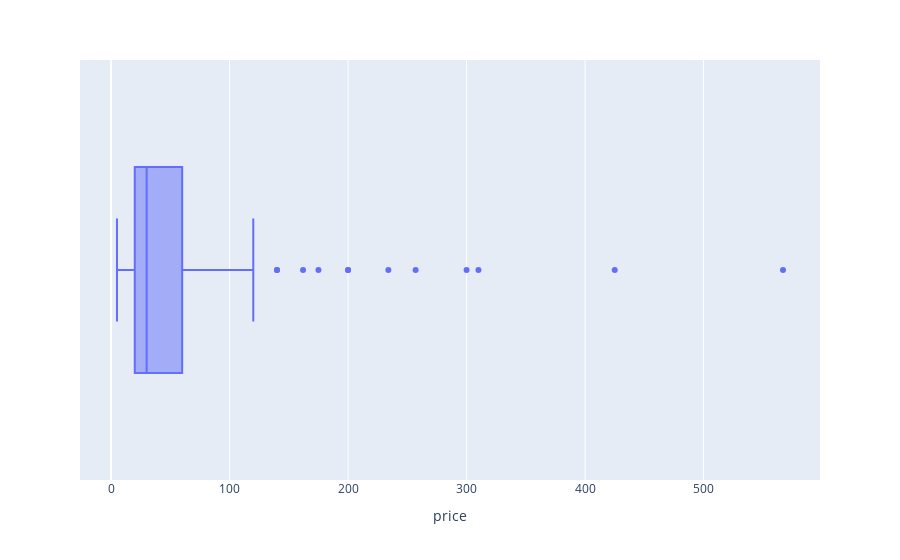

The notebook cell saved with this chart:
### Code cell
px.box(food, x = 'price')

### Figure 1 — Plotly figure (JSON) as saved in the notebook; plotly's stock layout.template omitted (floating-point values rounded to 4 significant figures)
{"data": [{"alignmentgroup": "True", "hovertemplate": "price=%{x}<extra></extra>", "legendgroup": "", "marker": {"color": "#636efa"}, "name": "", "notched": false, "offsetgroup": "", "orientation": "h", "showlegend": false, "type": "box", "x": [10, 35, 10, 10, 30, 20, 20, 60, 30, 80, 30, 40, 70, 30, 30, 25, 30, 30, 20, 30, 120, 20, 100, 10, 30, 20, 257, 10, 15, 100, 10, 5, 40, 35, 40, 30, 10, 20, 30, 40, 20, 30, 100, 20, 30, 70, 30, 40, 20, 50, 10, 234, 10, 60, 200, 30, 40, 162, 40, 60, 30, 38, 70, 20, 20, 10, 425, 86, 10, 20, 10, 40, 200, 10, 300, 65, 70, 310, 50, 30, 567, 20, 140, 10, 20, 20, 20, 10, 10, 20, 25, 175, 10, 140], "x0": " ", "xaxis": "x", "y0": " ", "yaxis": "y"}], "layout": {"boxmode": "group", "legend": {"tracegroupgap": 0}, "margin": {"t": 60}, "xaxis": {"anchor": "y", "domain": [0, 1], "title": {"text": "price"}}, "yaxis": {"anchor": "x", "domain": [0, 1]}}}
